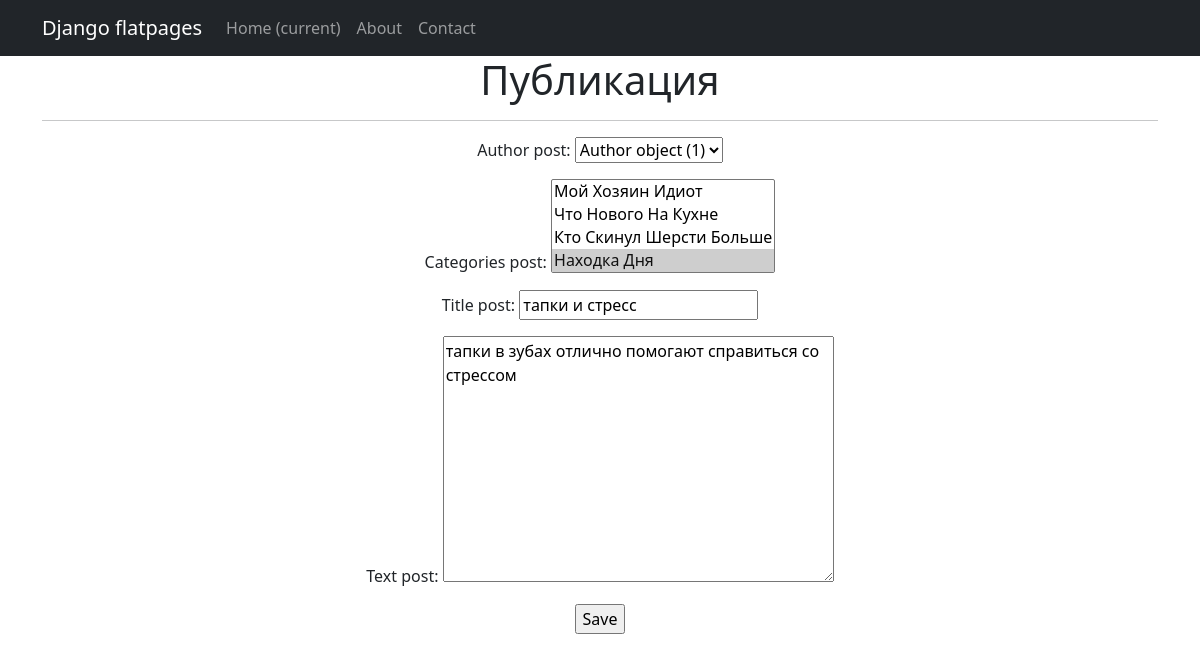
The app's page /posts/articles/1/edit/, older data.
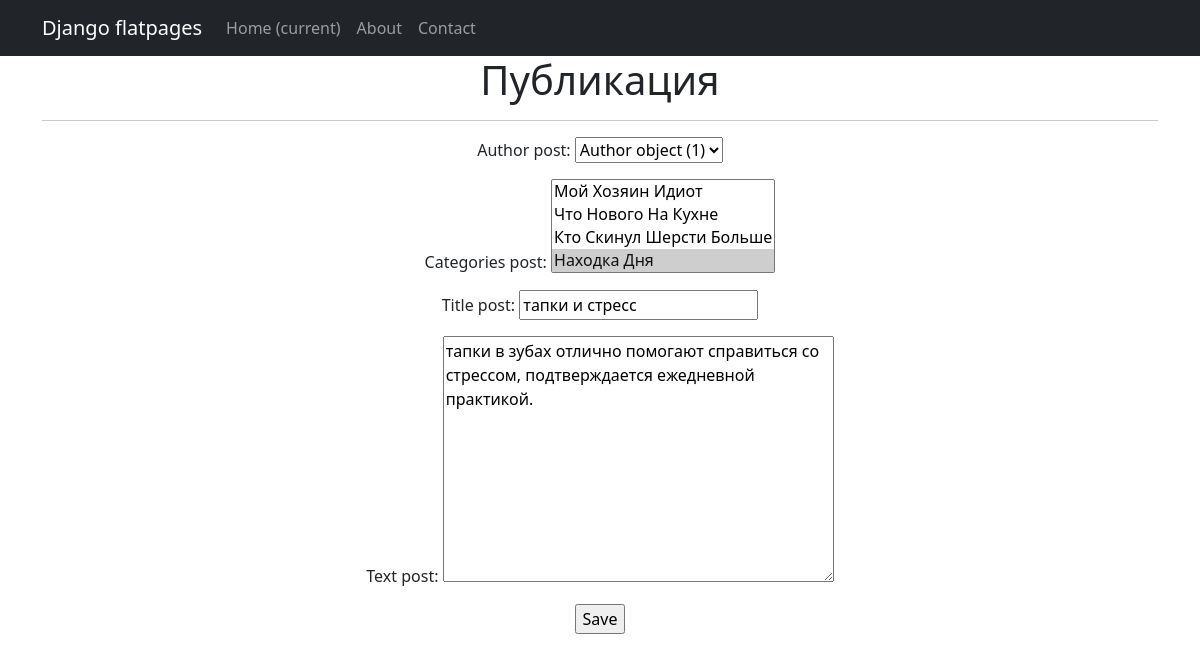
The same page, newer data.
### NewsApp/models.py (models this page shows, shortened)
class Post(models.Model):
    article = 'AR'
    news = 'NE'
    TYPE = [
    (article, 'статья'),
    (news, 'новость')]
    author_post = models.ForeignKey(Author, on_delete=models.CASCADE)
    type_post = models.CharField(max_length=2, choices=TYPE, default=article)
    date_time_post = models.DateTimeField(auto_now_add=True)
    categories_post = models.ManyToManyField(Category, through='PostCategory')
    title_post = models.CharField(max_length=250)
    text_post = models.TextField()
    rating_post = models.FloatField(default=0.0)

### NewsApp/views.py (the view)
# urls.py: path('articles/<int:pk>/edit/', ArticleUpdate.as_view(), name='articles_update'),
class ArticleUpdate(UpdateView):
    form_class = PostForm
    model = Post
    template_name = 'post_edit.html'

### NewsApp/forms.py
class PostForm(forms.ModelForm):
    class Meta:
        model = Post
        fields = [
            'author_post',
            'categories_post',
            'title_post',
            'text_post',
        ]

### NewsApp/models.py (called while the page is built)
    def __str__(self):
        return self.name_category.title()

### templates/post_edit.html (shortened to what this page needs)
{% extends 'flatpages/default.html' %}
{% block content %}
<h1>Публикация</h1>
<hr>
<form action="" method="post">
    {{ form.as_p }}
    <input type="submit" value="Save" />
</form>
{% endblock content %}

Row changes from the older to the newer data that the page shows:
changed Post "Author object (1)": text_post "тапки в зубах отлично помогают справиться со стрессом" → "тапки в зубах отлично помогают справиться со стрессом, подтверждается ежедневной практикой."
